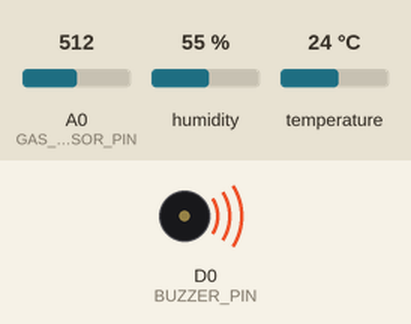
Recording of a sketch running on a simulated ESP8266 (NodeMCU). Parts: buzzer (waves = sounding, pin HIGH). The test bench sets the inputs (shaded band); at power-on: A0 (GAS_SENSOR_PIN) = 512, humidity 55 %, temperature 24 °C. WiFi joins after 1.5 s; servers stay silent unless stated; no MQTT or app messages arrive unless stated; what the sketch prints to the serial monitor is not drawn.

Above: at 2.7 s.
2.8 s: A0 (GAS_SENSOR_PIN) set to 316
5.5 s: A0 (GAS_SENSOR_PIN) set to 288
At 6.0 s:
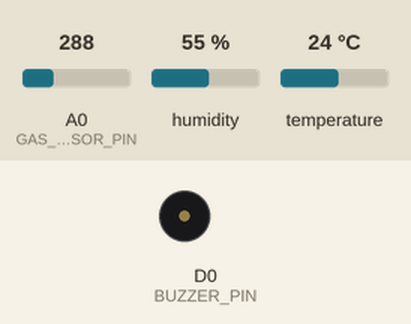
9.1 s: A0 (GAS_SENSOR_PIN) set to 306
At 11.0 s:
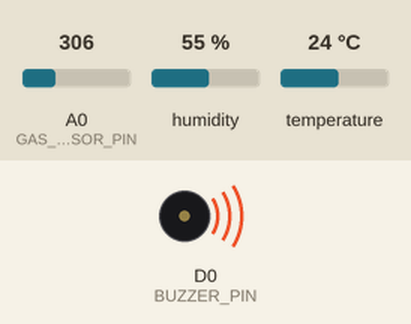
11.8 s: A0 (GAS_SENSOR_PIN) set to 290
At 14.7 s:
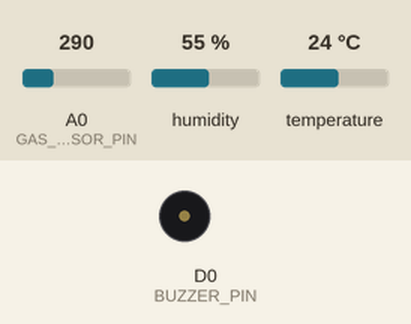
Timing chart, 0 to 16.2 s (numbered marks = the images above; inputs shaded):
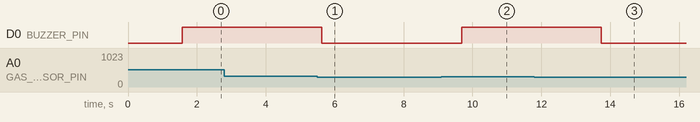

The sketch:

esp8266_gas_system.ino
```cpp
#include <ESP8266WiFi.h>
#include <PubSubClient.h>
#include <DHT.h>

// ================== CẤU HÌNH WIFI ================== //
const char* ssid = "KTX MINH CHAU 19-24";
const char* password = "Mc270579@";
const char* mqtt_server = "192.168.1.4";

// ================== CẤU HÌNH CHÂN ================== //
#define DHTPIN D1
#define DHTTYPE DHT11
#define BUZZER_PIN D0
#define GAS_SENSOR_PIN A0

// ================== NGƯỠNG CẢNH BÁO ================== //
const int GAS_THRESHOLD = 300;
const int TEMP_THRESHOLD = 40;

// ================== KHỞI TẠO ================== //
DHT dht(DHTPIN, DHTTYPE);
WiFiClient espClient;
PubSubClient client(espClient);

void setup() {
  Serial.begin(115200);
  pinMode(BUZZER_PIN, OUTPUT);
  digitalWrite(BUZZER_PIN, LOW);
  dht.begin();

  connectWiFi();
  client.setServer(mqtt_server, 1883);
  client.setKeepAlive(60); // Thêm keepalive
}

void loop() {
  // Kiểm tra và kết nối lại WiFi nếu mất kết nối
  if (WiFi.status() != WL_CONNECTED) {
    connectWiFi();
  }

  if (!client.connected()) {
    reconnectMQTT();
  }
  client.loop();

  // Đọc cảm biến
  float humidity = dht.readHumidity();
  float temperature = dht.readTemperature();
  int gasValue = analogRead(GAS_SENSOR_PIN);

  // Kiểm tra lỗi cảm biến
  if (isnan(humidity) || isnan(temperature)) {
    Serial.println("Lỗi đọc DHT11!");
    return;
  }

  // Xử lý dữ liệu
  temperature = round(temperature);
  humidity = round(humidity);

  // Kiểm tra cảnh báo
  bool gasAlert = (gasValue > GAS_THRESHOLD);
  bool tempAlert = (temperature > TEMP_THRESHOLD);
  bool alert = gasAlert || tempAlert;
  digitalWrite(BUZZER_PIN, alert ? HIGH : LOW);

  // Xuất thông tin serial
  Serial.printf("Nhiệt độ: %d°C | Độ ẩm: %d%% | Gas: %d | Cảnh báo: %s\n",
                (int)temperature, (int)humidity, gasValue, alert ? "CÓ" : "KHÔNG");

  // Gửi dữ liệu MQTT
  if (client.connected()) {
    client.publish("sensors/temperature", String(temperature).c_str());
    client.publish("sensors/humidity", String(humidity).c_str());
    client.publish("sensors/gas", String(gasValue).c_str());
    client.publish("sensors/alert", alert ? "1" : "0");
  }

  delay(2000);
}

// ================== HÀM KẾT NỐI WIFI ================== //
void connectWiFi() {
  WiFi.disconnect(true);  // Reset kết nối trước đó
  WiFi.mode(WIFI_STA);    // Chế độ station

  Serial.print("\nĐang kết nối WiFi: ");
  Serial.println(ssid);
  WiFi.begin(ssid, password);

  while (WiFi.status() != WL_CONNECTED) {
    delay(500);
    Serial.print(".");
  }

  Serial.println("\nKết nối WiFi thành công!");
  Serial.print("IP address: ");
  Serial.println(WiFi.localIP());
}

// ================== HÀM KẾT NỐI LẠI MQTT ================== //
void reconnectMQTT() {
  while (!client.connected()) {
    Serial.print("Đang kết nối MQTT...");

    if (client.connect("ESP8266_Gas_System")) {
      Serial.println("Thành công!");
    } else {
      Serial.print("Thất bại, rc=");
      Serial.print(client.state());
      Serial.println(" Thử lại sau 2 giây...");
      delay(2000);
    }
  }
}
```

Measured:
- the behaviour switches between 301 and 300 on A0 (GAS_SENSOR_PIN) (found by bisection; images 0 and 1)
- after the input at 2.8 s, every drawn part: stays the same
- after the input at 5.5 s, D0 (BUZZER_PIN): HIGH → LOW after 0.13 s
- after the input at 9.1 s, D0 (BUZZER_PIN): LOW → HIGH after 0.58 s
- after the input at 11.8 s, D0 (BUZZER_PIN): HIGH → LOW after 1.9 s
